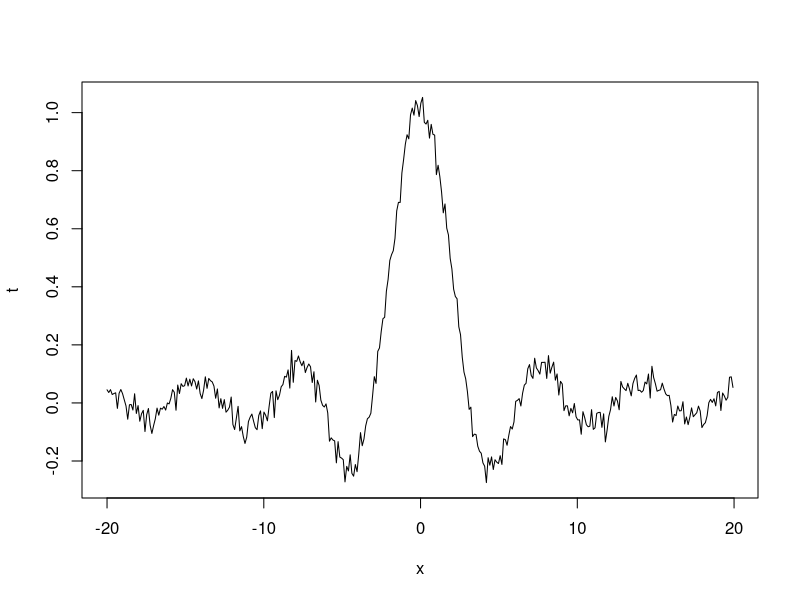
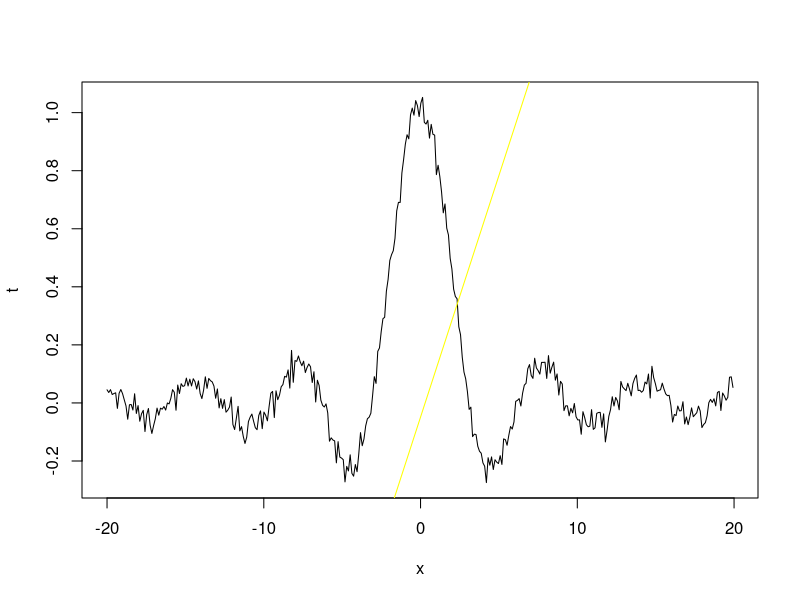
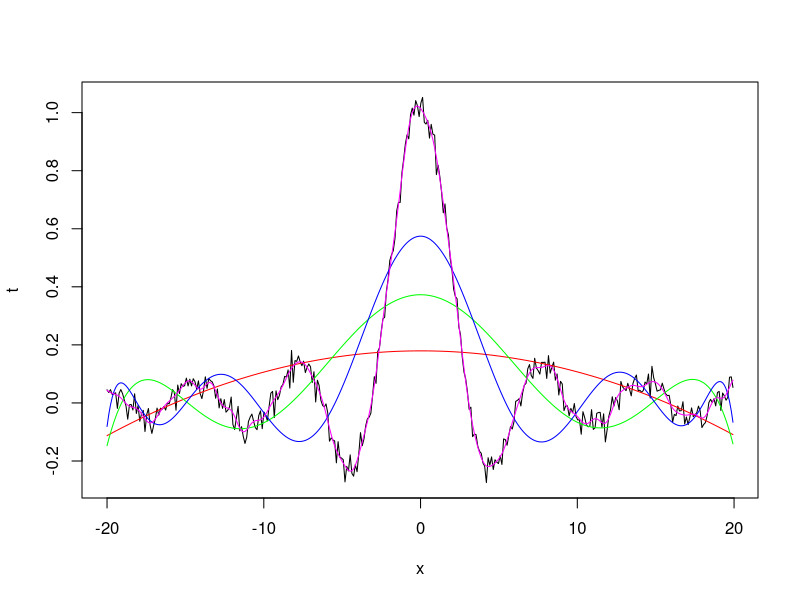
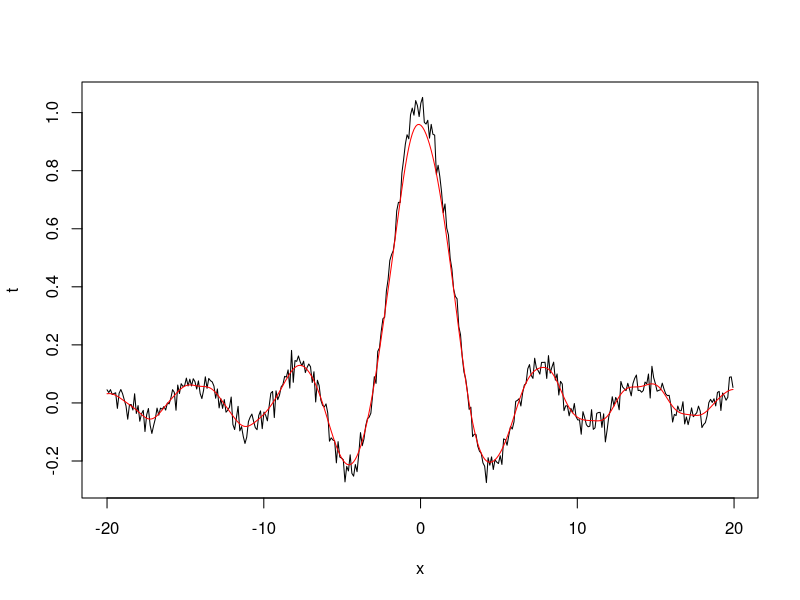

Write R code to recreate these figures, in order.
####################################################################
# KBLMM - MIRI Master
# Lluís A. Belanche

# LAB 1: Kernel ridge regression
# version of September 2019
####################################################################

set.seed(6046)

## We first show standard (non-ridge) regression and then kernel (ridge) regression, as seen in class

###########################
## a really nice-looking (if noisy) function

A <- 20
x <- seq(-A,A,by=0.11)
t <- sin(x)/x + rnorm(x,sd=0.03)

plot(x,t,type="l")

###########################
## standard (non-ridge) regression

dat <- data.frame(x,t)

linreg.1 <- lm (dat)

plot(x,t,type="l")

abline(linreg.1, col="yellow")

## the result is obviously terrible, because our function is far from linear

## suppose we use a quadratic polynomial now:

linreg.2 <- lm (t ~ x + I(x^2), dat)

plot(x,t,type="l")

points(x, predict(linreg.2), col="red", type="l")

## and keep increasing the degree ... in the end we would certainly do polynomial regression (say, degree 6):

linreg.6 <- lm (t ~ poly(x,6), dat)

points(x, predict(linreg.6), col="green", type="l")

## and keep increasing the degree ... 

linreg.11 <- lm (t ~ poly(x,11), dat)

points(x, predict(linreg.11), col="blue", type="l")

## we get something now ... but wait: instead of extracting new features manually (the higher order monomials), it is much better to use a kernel function: let's do kernel (ridge) regression with the RBF kernel

## the reason for using regularization is that with the RBF kernel we extract monomials to infinite degrees
## so we need to explicitly control the complexity

###########################
## kernel ridge regression

## Let's start by computing the Gaussian RBF kernel manually

n <- length(x)
sigma <- 1
kk <- tcrossprod(x)
dd <- diag(kk)

## note that 'crossprod' and 'tcrossprod' are simply matrix multiplications (i.e., dot products)
## see help(crossprod) for details

## crossprod is a function of two arguments x,y; if only one is given, the second is taken to be the same as the first

## this computes the RBF kernel rather quickly
myRBF.kernel <- exp(sigma*(-matrix(dd,n,n)-t(matrix(dd,n,n))+2*kk))

dim(myRBF.kernel)

## the first 5 entries (note diagonal is always 1)
myRBF.kernel[1:5,1:5]

## this is a good moment to review the class notes about kernel (ridge) regression

lambda <- 0.01

ident.n <- diag(rep(1,n))

alphas <- solve(myRBF.kernel + lambda*ident.n)

alphas <- alphas %*% t

lines(x,myRBF.kernel %*% alphas,col="magenta")

## not bad, a little bit wiggly, but essentially OK. The important point is that we have converted a linear technique
## into a non-linear one, by introducing the kernel

## if we add more regularization:

lambda <- 1

alphas <- solve(myRBF.kernel + lambda*ident.n)

alphas <- alphas %*% t

plot(x,t,type="l")
lines(x,myRBF.kernel %*% alphas,col="red")

## It has to be said that the RBF kernel has a tunable parameter (sigma), which we left constant in this little exercise

## As an indication, increasing sigma leads to a better fit to training data (danger of ending up overfitting), and decreasing sigma (towards zero) leads to a worse fit to training data (danger of ending up underfitting)

## On the downside, the need of inverting a large matrix can be a big issue as N grows. Clearly we need better methods, in particular showing sparsity; note though that the kernel matrix does not depend on data dimension

## Nonetheless, an active topic of research is found in approximating
# the kernel matrix by reducing its size (random Fourier Features, Nyström features, ...)